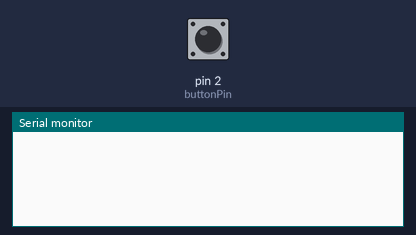
Simulated run of this sketch. Board: Arduino Uno, built with avr-gcc and run on an emulated ATmega328P. Shown: the last lines printed to the serial monitor. The inputs (shaded band) are chosen by the test bench; at power-on: pin 2 (buttonPin) HIGH.

Above: at 1.2 s.
1.3 s: pin 2 (buttonPin) pulled LOW for 0.15 s
At 2.9 s:
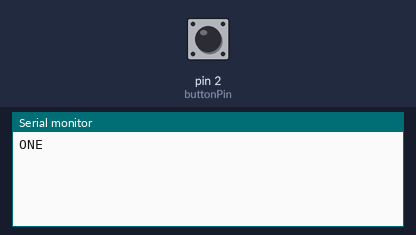
3.4 s: pin 2 (buttonPin) pulled LOW for 1 s
At 5.4 s:
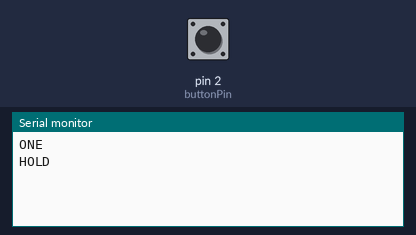
5.9 s: pin 2 (buttonPin) pulsed LOW 2 times (0.12 s each, 0.3 s apart)
At 7.6 s:
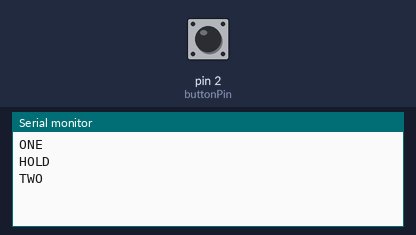

The sketch:

SeeedCode.ino
```cpp
const int buttonPin = 2; // the pin that the pushbutton is attached to
bool buttonState = HIGH; // the current reading from the input pin
bool lastButtonState = HIGH; // the previous reading from the input pin

unsigned long lastDebounceTime = 0; // the last time the output pin was toggled
unsigned long debounceDelay = 50; // the debounce time; increase if the output flickers

unsigned long buttonPressTime = 0;
unsigned long buttonReleaseTime = 0;
unsigned long lastButtonPressTime = 0;
unsigned long doublePressThreshold = 400; // time window for detecting double press

enum ButtonAction {
  NONE,
  SINGLE_PRESS,
  DOUBLE_PRESS,
  HOLD
};

ButtonAction action = NONE;

void setup() {
  Serial.begin(9600);
  pinMode(buttonPin, INPUT_PULLUP);
}

void loop() {
  int reading = digitalRead(buttonPin);

  // Check if the button state has changed (due to noise or actual press/release)
  if (reading != lastButtonState) {
    lastDebounceTime = millis(); // reset the debouncing timer
  }

  // If the reading is stable for a certain amount of time, consider it as a valid change
  if ((millis() - lastDebounceTime) > debounceDelay) {
    if (reading != buttonState) {
      buttonState = reading;

      if (buttonState == LOW) {
        buttonPressTime = millis();
        action = NONE;
      } else {
        buttonReleaseTime = millis();
        unsigned long pressDuration = buttonReleaseTime - buttonPressTime;

        if (pressDuration >= 500) {
          action = HOLD;
        } else {
          if ((millis() - lastButtonPressTime) <= doublePressThreshold) {
            action = DOUBLE_PRESS;
          } else {
            action = SINGLE_PRESS;
            lastButtonPressTime = millis();
          }
        }
      }
    }
  }

  // Output action after appropriate delay for detecting double press
  if (action == SINGLE_PRESS && (millis() - lastButtonPressTime) > doublePressThreshold) {
    Serial.println("ONE");
    action = NONE; // reset action
  } else if (action == DOUBLE_PRESS) {
    Serial.println("TWO");
    action = NONE; // reset action
  } else if (action == HOLD) {
    Serial.println("HOLD");
    action = NONE; // reset action
  }

  lastButtonState = reading;
}
```

Measured:
- after the input at 1.3 s, the serial monitor: prints a new line after 0.60 s (image 1)
- after the input at 3.4 s, the serial monitor: prints a new line after 1.1 s (image 2)
- after the input at 5.9 s, the serial monitor: prints a new line after 0.47 s (image 3)
